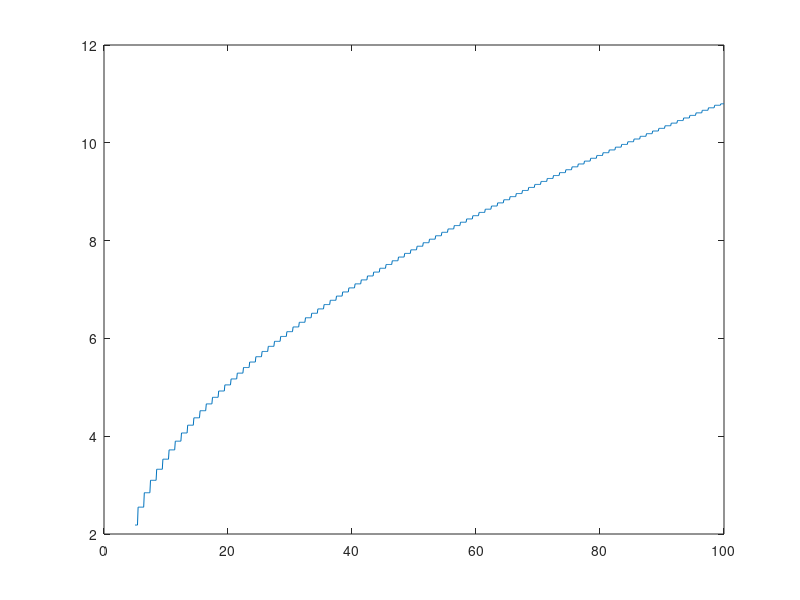

This chart was generated by the following MATLAB code:
% Octave Script
% Title         :Grafica 1
% Author        :Jennifer Almaraz Suarez
% Description   :Script para graficar una funcion
% Date          :20211026
% Version       :1
% Usage         :octave>cd /path/
%               :octave>Graf1
%               :Requiere aplicacion de octave, usar su linea de comandos

clear 
% Dominio de la funcion 
x=5:0.1:100
% Rango de la funcion 
f(x)=(1)+((x-4).^(1/2)) 
% Funcion a plotear 
plot(x, f(x)) 
